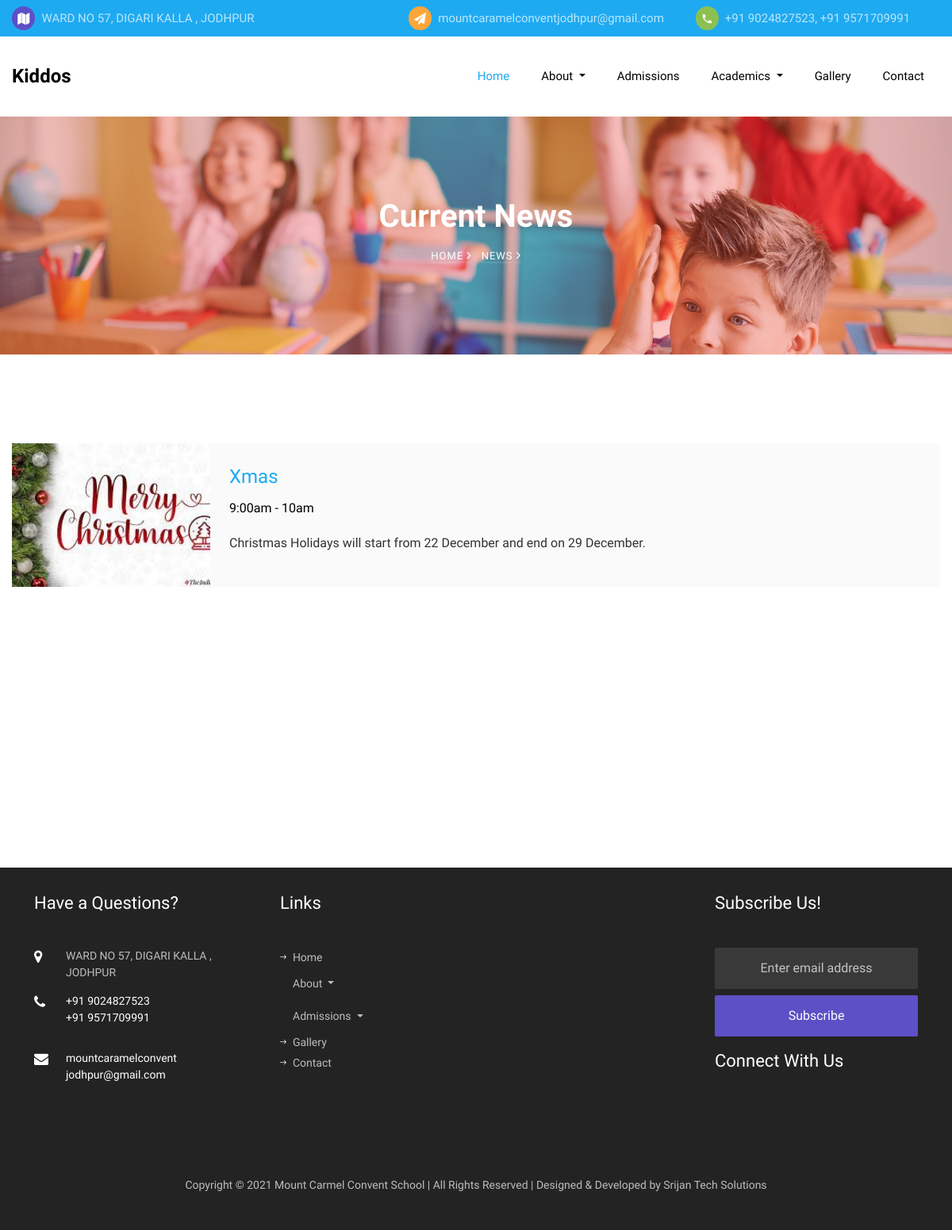
Page /news/ on the committed database.
### home/models.py (models this page shows, shortened)
class news(models.Model):
    title = models.CharField(max_length=15)
    description = models.TextField(blank=True)
    date = models.DateField(default=datetime.date.today)
    news_image = models.FileField(upload_to='news/')
    news_file = models.FileField(upload_to='news/', blank=True)

### home/views.py (the view)
# urls.py: path("news/", views.news_page, name='news-all'),
def news_page(request):
    items = news.objects.all().order_by('-id')
    return render(request, 'home/news.html', {'items': items  })

### home/templates/home/news.html (shortened to what this page needs)
{% extends 'index.html' %}
{% block body %}
    <nav class="navbar navbar-expand-lg navbar-dark bg-dark ftco_navbar ftco-navbar-light" id="ftco-navbar">
	    <div class="container d-flex align-items-center">
	    	<a class="navbar-brand" href="index.html">Kiddos</a>
	       <div class="collapse navbar-collapse" id="ftco-nav">
	        <ul class="navbar-nav ml-auto">
	        	<li class="nav-item  active"><a href="{% url 'home:index' %}" class="nav-link pl-0">Home</a></li>
	        	<li class="dropdown nav-item" >
	        	     <a href="#" class="nav-link dropdown-toggle" data-toggle="dropdown" >    About   </a>
                </li>
	        	<li class="nav-item"><a href="#" class="nav-link"> Admissions </a></li>
	        	<li class="dropdown nav-item" >
	        	     <a href="#" class="nav-link dropdown-toggle" data-toggle="dropdown" >   Academics  </a>
                </li>
	        	<li class="nav-item"><a href="{% url 'home:gallery' %}" class="nav-link"> Gallery </a></li>
	          <li class="nav-item"><a href="{% url 'home:contact' %}" class="nav-link">Contact</a></li>
	        </ul>
	      </div>
	    </div>
	  </nav>
    <section class="hero-wrap hero-wrap-2" style="background-image: url('/static/images/bg_2.jpg');">
      <div class="overlay"></div>
      <div class="container">
        <div class="row no-gutters slider-text align-items-center justify-content-center">
          <div class="col-md-9 ftco-animate text-center">
            <h1 class="mb-2 bread">  Current News  </h1>
            <p class="breadcrumbs"><span class="mr-2"><a href="{% url 'home:index' %}">Home
            <i class="ion-ios-arrow-forward"></i></a></span> <span> News <i class="ion-ios-arrow-forward"></i></span></p>
          </div>
        </div>
      </div>
    </section>
		<section class="ftco-section">
			<div class="container">
				<div class="row">
{% for item in items %}
					<div class="col-md-12 course d-lg-flex ftco-animate">
						<div class="img" style="background-image: url({{ item.news_image.url }});"></div>
						<div class="text bg-light p-4" style="color: rgba(0,0,0,0.8);">
							<h3><a href="#"> {{ item.title }} </a></h3>
							<p class="subheading"> 9:00am - 10am </p>
							<p> {{ item.description }}        </p>
						</div>
					</div>
{% endfor %}
				</div>
			</div>
		</section>
{% endblock %}

### rows in the picture
news: news_image (picture), title "Xmas", description "Christmas Holidays will start from 22 December and end on 29 December."
